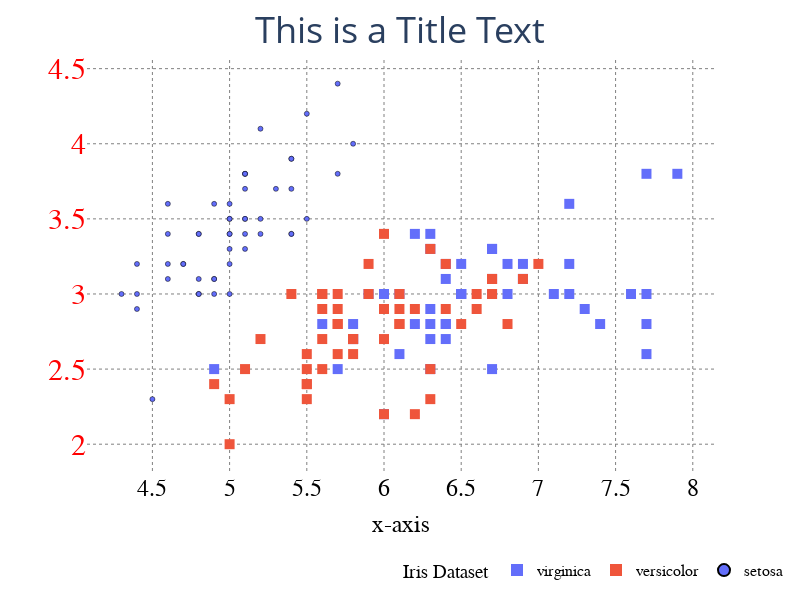

Here is the notebook cell this chart was saved with:
### Markdown cell above
### Modifying plot appearance with figure handle
In order to modify even more characteristics of a plot, you can use the figure handle, which gives you full control over all available modifications.

More information about updating figures can be found here: https://plotly.com/python/creating-and-updating-figures/

### Code cell
fig = plotter._get_fig()

# Modify the properties of the zero line (x and y axes)
fig.update_xaxes(
    zeroline=True,  # Show the zero line on the x-axis
    zerolinecolor='gray',  # Set the color of the zero line
    zerolinewidth=1.,  # Set the width of the zero line
)
fig.update_yaxes(
    zeroline=True,  # Show the zero line on the y-axis
    zerolinecolor='gray',  # Set the color of the zero line
    zerolinewidth=1.,  # Set the width of the zero line
)

# Modify the properties of the grid lines
fig.update_xaxes(
    showgrid=True,  # Show x-axis grid lines
    gridcolor='gray',  # Set the color of the grid lines
    gridwidth=1.,  # Set the width of the grid lines
    griddash='dot',  # Set the dash style of the grid lines ('solid', 'dot', 'dash', etc.)
)
fig.update_yaxes(
    showgrid=True,  # Show y-axis grid lines
    gridcolor='gray',  # Set the color of the grid lines
    gridwidth=1.,  # Set the width of the grid lines
    griddash='dot',  # Set the dash style of the grid lines ('solid', 'dot', 'dash', etc.)
)

# Modify font style and size for axis labels and tick labels
fig.update_xaxes(
    title='x-axis',  # Set the x-axis label text
    titlefont=dict(size=24, color='black', family='Times New Roman'),
    tickfont=dict(size=24, color='black', family='Times New Roman'),
    showticklabels=True,
)
fig.update_yaxes(
    title='',  # Set the y-axis label text
    titlefont=dict(size=30, color='red', family='Times New Roman'),
    tickfont=dict(size=30, color='red', family='Times New Roman'),
    showticklabels=True,
)

# Modify the layout and position of the legend
fig.update_traces(showlegend=True)
fig.update_layout(
    title_text='This is a Title Text', title_x=0.5, title_y=.97, title_font_size=36,
    legend_title='Iris Dataset',
    legend=dict(font=dict(color='black', size=16, family='Times New Roman'),
                x=0.5,  # Set the x position of the legend to 0 (left-aligned)
                y=-.2,  # Set the y position of the legend to position it above the plot
                orientation='h'),  # Set the orientation to horizontal (single row)
)

# Modify the properties of the background
fig.update_layout(plot_bgcolor='white',
)

### Figure 1 — Plotly figure (JSON) as saved in the notebook; plotly's stock layout.template omitted (floating-point values rounded to 4 significant figures)
{"data": [{"hovertemplate": "color=virginica<br>x=%{x}<br>y=%{y}<extra></extra>", "legendgroup": "virginica", "marker": {"size": 10, "symbol": "square"}, "mode": "markers", "name": "virginica", "orientation": "v", "showlegend": true, "type": "scatter", "x": [6.3, 5.8, 7.1, 6.3, 6.5, 7.6, 4.9, 7.3, 6.7, 7.2, 6.5, 6.4, 6.8, 5.7, 5.8, 6.4, 6.5, 7.7, 7.7, 6, 6.9, 5.6, 7.7, 6.3, 6.7, 7.2, 6.2, 6.1, 6.4, 7.2, 7.4, 7.9, 6.4, 6.3, 6.1, 7.7, 6.3, 6.4, 6, 6.9, 6.7, 6.9, 5.8, 6.8, 6.7, 6.7, 6.3, 6.5, 6.2, 5.9], "xaxis": "x", "y": [3.3, 2.7, 3, 2.9, 3, 3, 2.5, 2.9, 2.5, 3.6, 3.2, 2.7, 3, 2.5, 2.8, 3.2, 3, 3.8, 2.6, 2.2, 3.2, 2.8, 2.8, 2.7, 3.3, 3.2, 2.8, 3, 2.8, 3, 2.8, 3.8, 2.8, 2.8, 2.6, 3, 3.4, 3.1, 3, 3.1, 3.1, 3.1, 2.7, 3.2, 3.3, 3, 2.5, 3, 3.4, 3], "yaxis": "y"}, {"hovertemplate": "color=versicolor<br>x=%{x}<br>y=%{y}<extra></extra>", "legendgroup": "versicolor", "marker": {"size": 10, "symbol": "square"}, "mode": "markers", "name": "versicolor", "orientation": "v", "showlegend": true, "type": "scatter", "x": [7, 6.4, 6.9, 5.5, 6.5, 5.7, 6.3, 4.9, 6.6, 5.2, 5, 5.9, 6, 6.1, 5.6, 6.7, 5.6, 5.8, 6.2, 5.6, 5.9, 6.1, 6.3, 6.1, 6.4, 6.6, 6.8, 6.7, 6, 5.7, 5.5, 5.5, 5.8, 6, 5.4, 6, 6.7, 6.3, 5.6, 5.5, 5.5, 6.1, 5.8, 5, 5.6, 5.7, 5.7, 6.2, 5.1, 5.7], "xaxis": "x", "y": [3.2, 3.2, 3.1, 2.3, 2.8, 2.8, 3.3, 2.4, 2.9, 2.7, 2, 3, 2.2, 2.9, 2.9, 3.1, 3, 2.7, 2.2, 2.5, 3.2, 2.8, 2.5, 2.8, 2.9, 3, 2.8, 3, 2.9, 2.6, 2.4, 2.4, 2.7, 2.7, 3, 3.4, 3.1, 2.3, 3, 2.5, 2.6, 3, 2.6, 2.3, 2.7, 3, 2.9, 2.9, 2.5, 2.8], "yaxis": "y"}, {"hovertemplate": "color=setosa<br>x=%{x}<br>y=%{y}<extra></extra>", "legendgroup": "setosa", "marker": {"color": "#636efa", "line": {"color": "black", "width": 0.5}, "size": 5, "symbol": "circle"}, "mode": "markers", "name": "setosa", "orientation": "v", "showlegend": true, "type": "scatter", "x": [5.1, 4.9, 4.7, 4.6, 5, 5.4, 4.6, 5, 4.4, 4.9, 5.4, 4.8, 4.8, 4.3, 5.8, 5.7, 5.4, 5.1, 5.7, 5.1, 5.4, 5.1, 4.6, 5.1, 4.8, 5, 5, 5.2, 5.2, 4.7, 4.8, 5.4, 5.2, 5.5, 4.9, 5, 5.5, 4.9, 4.4, 5.1, 5, 4.5, 4.4, 5, 5.1, 4.8, 5.1, 4.6, 5.3, 5], "xaxis": "x", "y": [3.5, 3, 3.2, 3.1, 3.6, 3.9, 3.4, 3.4, 2.9, 3.1, 3.7, 3.4, 3, 3, 4, 4.4, 3.9, 3.5, 3.8, 3.8, 3.4, 3.7, 3.6, 3.3, 3.4, 3, 3.4, 3.5, 3.4, 3.2, 3.1, 3.4, 4.1, 4.2, 3.1, 3.2, 3.5, 3.6, 3, 3.4, 3.5, 2.3, 3.2, 3.5, 3.8, 3, 3.8, 3.2, 3.7, 3.3], "yaxis": "y"}], "layout": {"height": 600, "legend": {"font": {"color": "black", "family": "Times New Roman", "size": 16}, "itemsizing": "constant", "orientation": "h", "title": {"text": "Iris Dataset"}, "tracegroupgap": 0, "x": 0.5, "y": -0.2}, "margin": {"t": 60}, "plot_bgcolor": "white", "title": {"font": {"size": 36}, "text": "This is a Title Text", "x": 0.5, "y": 0.97}, "width": 800, "xaxis": {"anchor": "y", "domain": [0, 1], "gridcolor": "gray", "griddash": "dot", "gridwidth": 1, "showgrid": true, "showticklabels": true, "tickfont": {"color": "black", "family": "Times New Roman", "size": 24}, "title": {"font": {"color": "black", "family": "Times New Roman", "size": 24}, "text": "x-axis"}, "zeroline": true, "zerolinecolor": "gray", "zerolinewidth": 1}, "yaxis": {"anchor": "x", "domain": [0, 1], "gridcolor": "gray", "griddash": "dot", "gridwidth": 1, "showgrid": true, "showticklabels": true, "tickfont": {"color": "red", "family": "Times New Roman", "size": 30}, "title": {"font": {"color": "red", "family": "Times New Roman", "size": 30}, "text": ""}, "zeroline": true, "zerolinecolor": "gray", "zerolinewidth": 1}}}
